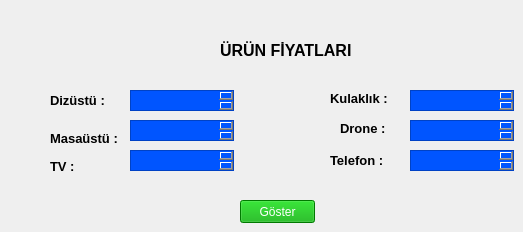
   <widget class="QWidget" name="urun_fiyatlar_Tab">
    <attribute name="title">
     <string>Ürün Fiyatları</string>
    </attribute>
    <widget class="QLabel" name="urun_fiyatlar_baslik">
     <property name="geometry">
      <rect>
       <x>220</x>
       <y>30</y>
       <width>201</width>
       <height>41</height>
      </rect>
     </property>
     <property name="font">
      <font>
       <pointsize>12</pointsize>
       <weight>75</weight>
       <bold>true</bold>
      </font>
     </property>
     <property name="text">
      <string>ÜRÜN FİYATLARI</string>
     </property>
    </widget>
    <widget class="QLabel" name="dizustu_fiyat_label">
     <property name="geometry">
      <rect>
       <x>50</x>
       <y>90</y>
       <width>61</width>
       <height>21</height>
      </rect>
     </property>
     <property name="font">
      <font>
       <pointsize>10</pointsize>
       <weight>75</weight>
       <bold>true</bold>
      </font>
     </property>
     <property name="text">
      <string>Dizüstü :</string>
     </property>
    </widget>
    <widget class="QLabel" name="masaustu_fiyatlar_label">
     <property name="geometry">
      <rect>
       <x>50</x>
       <y>130</y>
       <width>81</width>
       <height>16</height>
      </rect>
     </property>
     <property name="font">
      <font>
       <pointsize>10</pointsize>
       <weight>75</weight>
       <bold>true</bold>
      </font>
     </property>
     <property name="text">
      <string>Masaüstü : </string>
     </property>
    </widget>
    <widget class="QLabel" name="tv_label_fiyat">
     <property name="geometry">
      <rect>
       <x>50</x>
       <y>160</y>
       <width>47</width>
       <height>13</height>
      </rect>
     </property>
     <property name="font">
      <font>
       <pointsize>10</pointsize>
       <weight>75</weight>
       <bold>true</bold>
      </font>
     </property>
     <property name="text">
      <string>TV : </string>
     </property>
    </widget>
    <widget class="QLabel" name="kulaklik_label_fiyat">
     <property name="geometry">
      <rect>
       <x>330</x>
       <y>90</y>
       <width>61</width>
       <height>16</height>
      </rect>
     </property>
     <property name="font">
      <font>
       <pointsize>10</pointsize>
       <weight>75</weight>
       <bold>true</bold>
      </font>
     </property>
     <property name="text">
      <string>Kulaklık : </string>
     </property>
    </widget>
    <widget class="QLabel" name="drone_label_fiyat">
     <property name="geometry">
      <rect>
       <x>340</x>
       <y>120</y>
       <width>61</width>
       <height>16</height>
      </rect>
     </property>
     <property name="font">
      <font>
       <pointsize>10</pointsize>
       <weight>75</weight>
       <bold>true</bold>
      </font>
     </property>
     <property name="text">
      <string>Drone :</string>
     </property>
    </widget>
    <widget class="QLabel" name="telefon_label_fiyat">
     <property name="geometry">
      <rect>
       <x>330</x>
       <y>150</y>
       <width>81</width>
       <height>21</height>
      </rect>
     </property>
     <property name="font">
      <font>
       <pointsize>10</pointsize>
       <weight>75</weight>
       <bold>true</bold>
      </font>
     </property>
     <property name="text">
      <string>Telefon : </string>
     </property>
    </widget>
    <widget class="QPushButton" name="Urun_fiyatlari_buton_goster">
     <property name="geometry">
      <rect>
       <x>240</x>
       <y>200</y>
       <width>75</width>
       <height>23</height>
      </rect>
     </property>
     <property name="styleSheet">
      <string notr="true">background-color: rgb(0, 170, 0);
color: rgb(255, 255, 255);
font: 87 8pt &quot;Arial Black&quot;;</string>
     </property>
     <property name="text">
      <string>Göster</string>
     </property>
    </widget>
    <widget class="QTextEdit" name="fiyat_dizustu_text_edit">
     <property name="geometry">
      <rect>
       <x>130</x>
       <y>90</y>
       <width>104</width>
       <height>21</height>
      </rect>
     </property>
     <property name="styleSheet">
      <string notr="true">background-color: rgb(0, 85, 255);
font: 75 8pt &quot;MS Shell Dlg 2&quot;;
color: rgb(255, 255, 255);</string>
     </property>
     <property name="html">
      <string>&lt;!DOCTYPE HTML PUBLIC &quot;-//W3C//DTD HTML 4.0//EN&quot; &quot;http://www.w3.org/TR/REC-html40/strict.dtd&quot;&gt;
&lt;html&gt;&lt;head&gt;&lt;meta name=&quot;qrichtext&quot; content=&quot;1&quot; /&gt;&lt;style type=&quot;text/css&quot;&gt;
p, li { white-space: pre-wrap; }
&lt;/style&gt;&lt;/head&gt;&lt;body style=&quot; font-family:'MS Shell Dlg 2'; font-size:8pt; font-weight:72; font-style:normal;&quot;&gt;
&lt;p style=&quot;-qt-paragraph-type:empty; margin-top:0px; margin-bottom:0px; margin-left:0px; margin-right:0px; -qt-block-indent:0; text-indent:0px; font-size:8.25pt; font-weight:400;&quot;&gt;&lt;br /&gt;&lt;/p&gt;&lt;/body&gt;&lt;/html&gt;</string>
     </property>
    </widget>
    <widget class="QTextEdit" name="fiyat_masaustu_text_edit">
     <property name="geometry">
      <rect>
       <x>130</x>
       <y>120</y>
       <width>104</width>
       <height>21</height>
      </rect>
     </property>
     <property name="styleSheet">
      <string notr="true">background-color: rgb(0, 85, 255);
font: 75 8pt &quot;MS Shell Dlg 2&quot;;
color: rgb(255, 255, 255);</string>
     </property>
     <property name="html">
      <string>&lt;!DOCTYPE HTML PUBLIC &quot;-//W3C//DTD HTML 4.0//EN&quot; &quot;http://www.w3.org/TR/REC-html40/strict.dtd&quot;&gt;
&lt;html&gt;&lt;head&gt;&lt;meta name=&quot;qrichtext&quot; content=&quot;1&quot; /&gt;&lt;style type=&quot;text/css&quot;&gt;
p, li { white-space: pre-wrap; }
&lt;/style&gt;&lt;/head&gt;&lt;body style=&quot; font-family:'MS Shell Dlg 2'; font-size:8pt; font-weight:72; font-style:normal;&quot;&gt;
&lt;p style=&quot;-qt-paragraph-type:empty; margin-top:0px; margin-bottom:0px; margin-left:0px; margin-right:0px; -qt-block-indent:0; text-indent:0px; font-size:8.25pt; font-weight:400;&quot;&gt;&lt;br /&gt;&lt;/p&gt;&lt;/body&gt;&lt;/html&gt;</string>
     </property>
    </widget>
    <widget class="QTextEdit" name="fiyat_tv_text_edit">
     <property name="geometry">
      <rect>
       <x>130</x>
       <y>150</y>
       <width>104</width>
       <height>21</height>
      </rect>
     </property>
     <property name="styleSheet">
      <string notr="true">background-color: rgb(0, 85, 255);
font: 75 8pt &quot;MS Shell Dlg 2&quot;;
color: rgb(255, 255, 255);</string>
     </property>
     <property name="html">
      <string>&lt;!DOCTYPE HTML PUBLIC &quot;-//W3C//DTD HTML 4.0//EN&quot; &quot;http://www.w3.org/TR/REC-html40/strict.dtd&quot;&gt;
&lt;html&gt;&lt;head&gt;&lt;meta name=&quot;qrichtext&quot; content=&quot;1&quot; /&gt;&lt;style type=&quot;text/css&quot;&gt;
p, li { white-space: pre-wrap; }
&lt;/style&gt;&lt;/head&gt;&lt;body style=&quot; font-family:'MS Shell Dlg 2'; font-size:8pt; font-weight:72; font-style:normal;&quot;&gt;
&lt;p style=&quot;-qt-paragraph-type:empty; margin-top:0px; margin-bottom:0px; margin-left:0px; margin-right:0px; -qt-block-indent:0; text-indent:0px; font-size:8.25pt; font-weight:400;&quot;&gt;&lt;br /&gt;&lt;/p&gt;&lt;/body&gt;&lt;/html&gt;</string>
     </property>
    </widget>
    <widget class="QTextEdit" name="fiyat_kulaklik_text_edit">
     <property name="geometry">
      <rect>
       <x>410</x>
       <y>90</y>
       <width>104</width>
       <height>21</height>
      </rect>
     </property>
     <property name="styleSheet">
      <string notr="true">background-color: rgb(0, 85, 255);
font: 75 8pt &quot;MS Shell Dlg 2&quot;;
color: rgb(255, 255, 255);</string>
     </property>
     <property name="html">
      <string>&lt;!DOCTYPE HTML PUBLIC &quot;-//W3C//DTD HTML 4.0//EN&quot; &quot;http://www.w3.org/TR/REC-html40/strict.dtd&quot;&gt;
&lt;html&gt;&lt;head&gt;&lt;meta name=&quot;qrichtext&quot; content=&quot;1&quot; /&gt;&lt;style type=&quot;text/css&quot;&gt;
p, li { white-space: pre-wrap; }
&lt;/style&gt;&lt;/head&gt;&lt;body style=&quot; font-family:'MS Shell Dlg 2'; font-size:8pt; font-weight:72; font-style:normal;&quot;&gt;
&lt;p style=&quot;-qt-paragraph-type:empty; margin-top:0px; margin-bottom:0px; margin-left:0px; margin-right:0px; -qt-block-indent:0; text-indent:0px; font-size:8.25pt; font-weight:400;&quot;&gt;&lt;br /&gt;&lt;/p&gt;&lt;/body&gt;&lt;/html&gt;</string>
     </property>
    </widget>
    <widget class="QTextEdit" name="fiyat_drone_text_edit">
     <property name="geometry">
      <rect>
       <x>410</x>
       <y>120</y>
       <width>104</width>
       <height>21</height>
      </rect>
     </property>
     <property name="styleSheet">
      <string notr="true">background-color: rgb(0, 85, 255);
font: 75 8pt &quot;MS Shell Dlg 2&quot;;
color: rgb(255, 255, 255);</string>
     </property>
     <property name="html">
      <string>&lt;!DOCTYPE HTML PUBLIC &quot;-//W3C//DTD HTML 4.0//EN&quot; &quot;http://www.w3.org/TR/REC-html40/strict.dtd&quot;&gt;
&lt;html&gt;&lt;head&gt;&lt;meta name=&quot;qrichtext&quot; content=&quot;1&quot; /&gt;&lt;style type=&quot;text/css&quot;&gt;
p, li { white-space: pre-wrap; }
&lt;/style&gt;&lt;/head&gt;&lt;body style=&quot; font-family:'MS Shell Dlg 2'; font-size:8pt; font-weight:72; font-style:normal;&quot;&gt;
&lt;p style=&quot;-qt-paragraph-type:empty; margin-top:0px; margin-bottom:0px; margin-left:0px; margin-right:0px; -qt-block-indent:0; text-indent:0px; font-size:8.25pt; font-weight:400;&quot;&gt;&lt;br /&gt;&lt;/p&gt;&lt;/body&gt;&lt;/html&gt;</string>
     </property>
    </widget>
    <widget class="QTextEdit" name="fiyat_telefon_text_edit">
     <property name="geometry">
      <rect>
       <x>410</x>
       <y>150</y>
       <width>104</width>
       <height>21</height>
      </rect>
     </property>
     <property name="styleSheet">
      <string notr="true">background-color: rgb(0, 85, 255);
font: 75 8pt &quot;MS Shell Dlg 2&quot;;
color: rgb(255, 255, 255);</string>
     </property>
     <property name="html">
      <string>&lt;!DOCTYPE HTML PUBLIC &quot;-//W3C//DTD HTML 4.0//EN&quot; &quot;http://www.w3.org/TR/REC-html40/strict.dtd&quot;&gt;
&lt;html&gt;&lt;head&gt;&lt;meta name=&quot;qrichtext&quot; content=&quot;1&quot; /&gt;&lt;style type=&quot;text/css&quot;&gt;
p, li { white-space: pre-wrap; }
&lt;/style&gt;&lt;/head&gt;&lt;body style=&quot; font-family:'MS Shell Dlg 2'; font-size:8pt; font-weight:72; font-style:normal;&quot;&gt;
&lt;p style=&quot;-qt-paragraph-type:empty; margin-top:0px; margin-bottom:0px; margin-left:0px; margin-right:0px; -qt-block-indent:0; text-indent:0px; font-size:8.25pt; font-weight:400;&quot;&gt;&lt;br /&gt;&lt;/p&gt;&lt;/body&gt;&lt;/html&gt;</string>
     </property>
    </widget>
   </widget>
